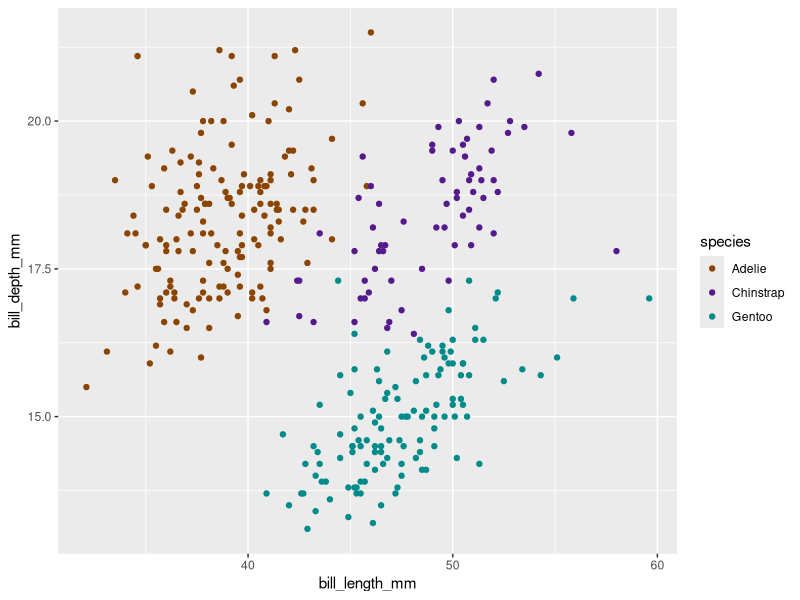
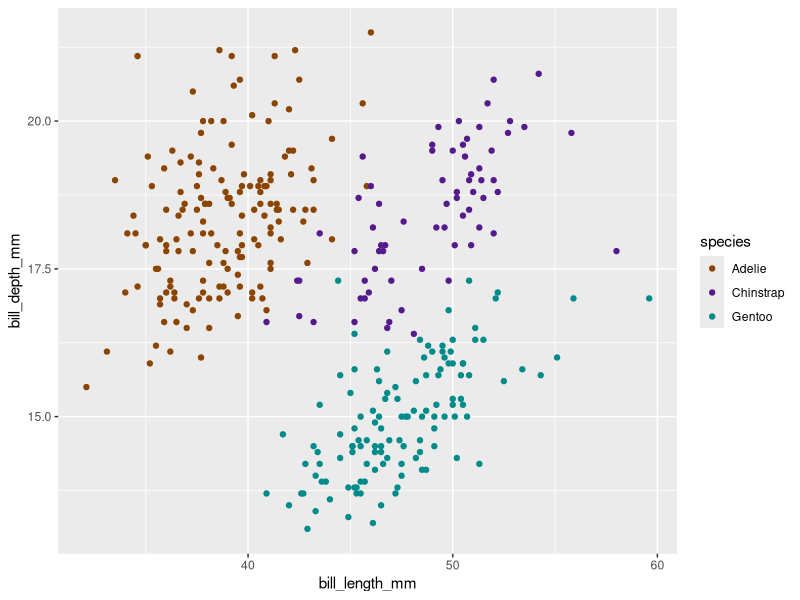
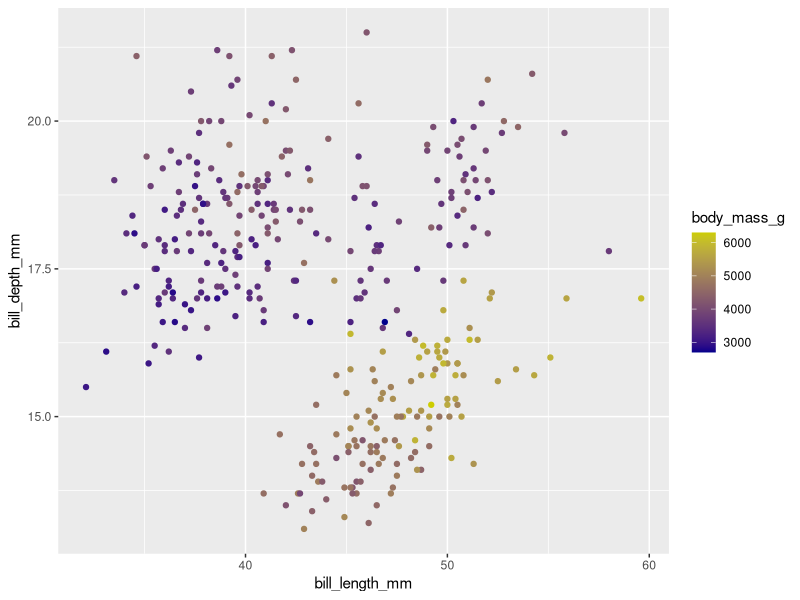
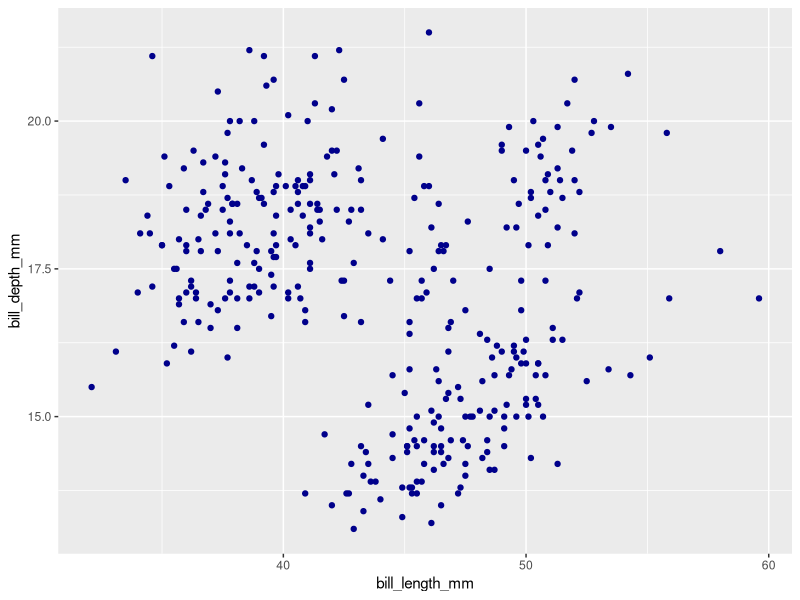
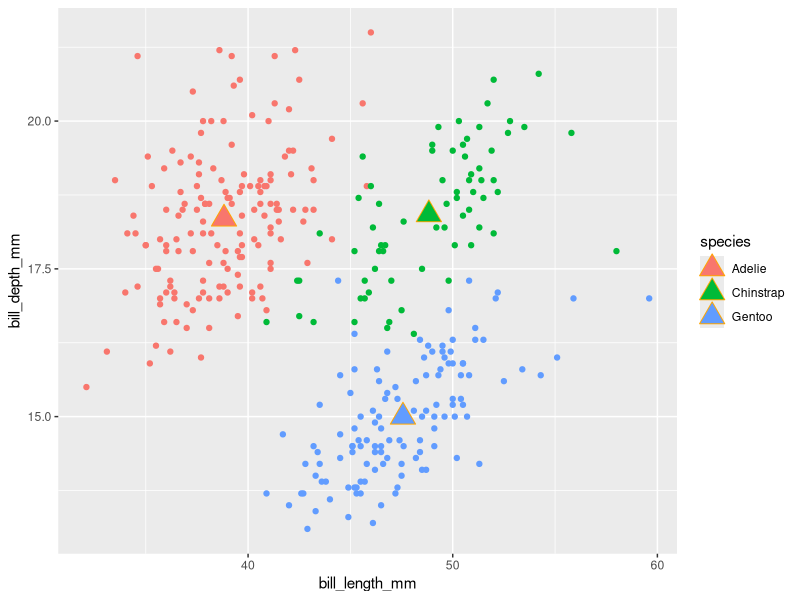
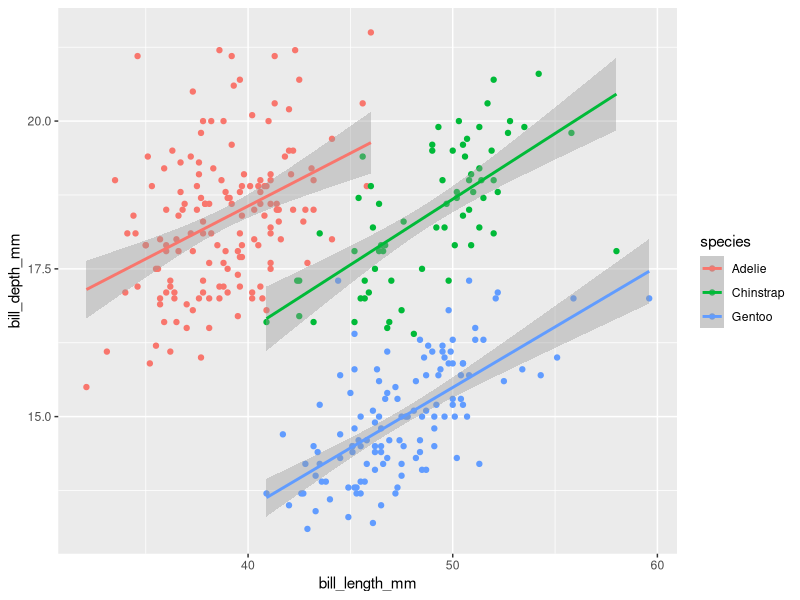
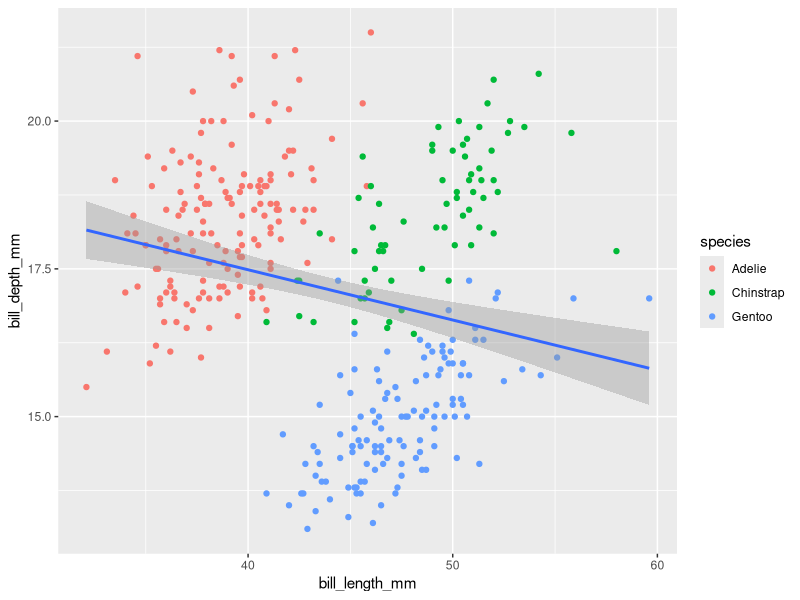
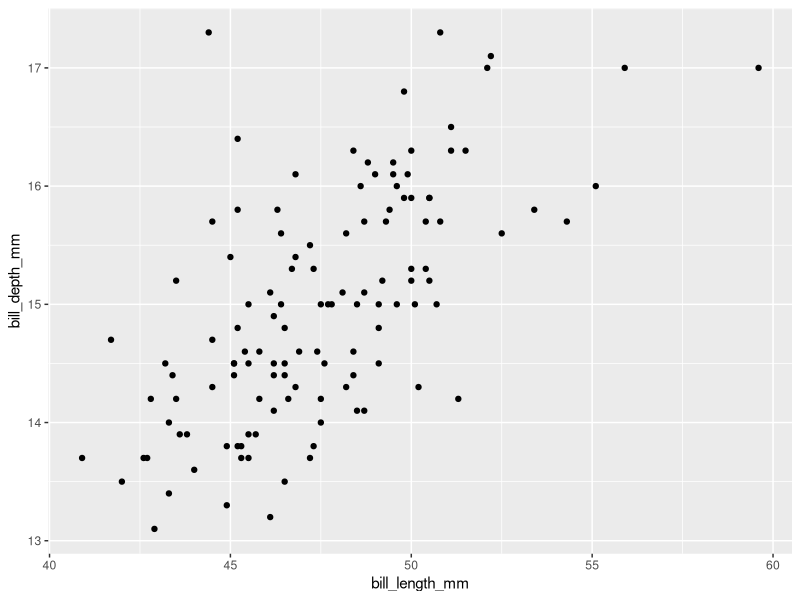

These charts were generated, in order, by the following R code:
## ---- chunk 1
#| eval: true
#| echo: true
#| message: false
#| warning: false
# load packages ----
library(tidyverse)
library(palmerpenguins)
## ---- chunk 2
# create some untidy temperature data ----
temp_data_wide <- tribble(
  ~date, ~station1, ~station2,  ~station3,
  "2023-10-01", 30.1, 29.8,  31.2,
  "2023-11-01", 28.6, 29.1,  33.4,
  "2023-12-01", 29.9, 28.5,  32.3
)

# print it out ----
print(temp_data_wide)
## ---- chunk 3
# convert data from wide > long ----
temp_data_long <- temp_data_wide |> 
  pivot_longer(cols = starts_with("station"),
               names_to = "station_id",
               values_to = "temp_c")

# print it out ----
print(temp_data_long)
## ---- chunk 4
#| warning: false
ggplot(data = penguins,
       mapping = aes(x = bill_length_mm, y = bill_depth_mm,
                     color = species)) +
  geom_point() +
  scale_color_manual(values = c("darkorange4", "purple4", "cyan4"))
## ---- chunk 5
#| warning: false
ggplot(data = penguins,
       mapping = aes(x = bill_length_mm, y = bill_depth_mm,
                     color = species)) +
  geom_point() +
  scale_color_manual(values = c("darkorange4", "purple4", "cyan4"))
## ---- chunk 6
#| warning: false
ggplot(data = penguins,
       mapping = aes(x = bill_length_mm, y = bill_depth_mm,
                     color = body_mass_g)) +
  geom_point() +
  scale_color_gradient(low = "darkblue", high = "yellow3")
## ---- chunk 7
#| warning: false
ggplot(data = penguins,
       mapping = aes(x = bill_length_mm, y = bill_depth_mm)) +
  geom_point(color = "darkblue") 
  
## ---- chunk 8
#| warning: false
#| message: false
# create a separate penguins_summary df ----
penguins_summary <- penguins |>
  drop_na() |> 
  group_by(species) |> 
  summarize(
    mean_bill_length_mm = mean(bill_length_mm),
    mean_bill_depth_mm = mean(bill_depth_mm)
  )

# create ggplot with layers from different dfs ----
ggplot() +
  geom_point(data = penguins, 
             mapping = aes(x = bill_length_mm,
                           y = bill_depth_mm,
                           color = species)) +
  geom_point(data = penguins_summary, 
             mapping = aes(x = mean_bill_length_mm,
                           y = mean_bill_depth_mm,
                           fill = species),
             size = 6,
             shape = 24, color = "orange")
## ---- chunk 9
#| warning: false
#| message: false
# scatterplot with lms fitted to species ---- 
ggplot(data = penguins,
       mapping = aes(x = bill_length_mm, y = bill_depth_mm,
                     color = species)) +
  geom_point() +
  geom_smooth(method = "lm")
## ---- chunk 10
#| warning: false
#| message: false
# scatterplot with lm fitted to entire data set ---- 
ggplot(data = penguins,
       mapping = aes(x = bill_length_mm, y = bill_depth_mm)) +
  geom_point(aes(color = species)) +
  geom_smooth(method = "lm")
## ---- chunk 11
#| warning: false
# filter for Gentoo penguins, then pipe into ggplot ----
penguins |> 
  filter(species == "Gentoo") |> 
  ggplot(aes(x = bill_length_mm, y = bill_depth_mm)) +
  geom_point()
 
## ---- chunk 12
#| warning: false
ggplot(penguins, aes(x = species)) +
  geom_bar(stat = "count") # this is the default stat, so you don't actually need to type this out!
## ---- chunk 13
#| warning: false

# new summarized df ----
penguin_summary <- penguins |> 
  count(species) 

# generate bar heights based on "identity" of values in `n` column ----
# new summarized df ----
penguin_summary <- penguins |> 
  count(species) 

# generate bar heights based on "identity" of values in `n` column ----
ggplot(penguin_summary, aes(x = species, y = n)) +
  geom_bar(stat = "identity")
## ---- chunk 14
#| warning: false
ggplot(penguins, aes(x = species, y = after_stat(prop), group = 1)) +
  geom_bar()
## ---- chunk 15
#| warning: false
ggplot(penguins, aes(x = species, fill = island)) +
  geom_bar() 
## ---- chunk 16
#| warning: false
ggplot(penguins, aes(x = species, fill = island)) +
  geom_bar(position = "fill") 
## ---- chunk 17
#| warning: false
ggplot(penguins, aes(x = species, fill = island)) +
  geom_bar(position = "dodge") 
## ---- chunk 18
#| warning: false
ggplot(penguins, aes(x = species, fill = island)) +
  geom_bar(position = position_dodge2(preserve = "single")) 
## ---- chunk 19
#| warning: false
ggplot(penguins, aes(x = species)) +
  geom_bar() +
  coord_cartesian()
## ---- chunk 20
#| warning: false
ggplot(penguins, aes(x = species)) +
  geom_bar() +
  coord_flip()
## ---- chunk 21
#| warning: false
ggplot(penguins, aes(x = species)) +
  geom_bar() +
  coord_polar()
## ---- chunk 22
#| warning: false
ggplot(penguins, aes(x = species)) +
  geom_bar() +
  theme_light()
## ---- chunk 23
#| warning: false
ggplot(penguins, aes(x = species)) +
  geom_bar() +
  theme_light() +
  theme(
    axis.title = element_text(size = 17, color = "purple")
  )
## ---- chunk 24
#| warning: false
#| message: false
ggplot(penguins, aes(x = flipper_length_mm, fill = species)) +
  geom_histogram(position = "identity", alpha = .5) +
  scale_fill_manual(values = c("darkorange", "purple", "cyan4")) +
  labs(x = "Flipper Length (mm)",
       y = "Frequency",
       fill = "Species",
       title = "Penguin Flipper Lengths") +
  facet_wrap(~species, ncol = 1)
